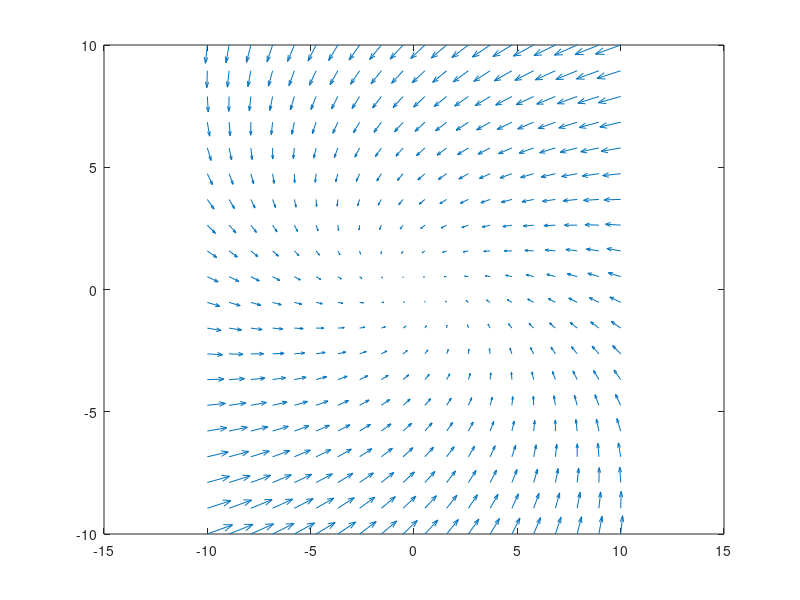
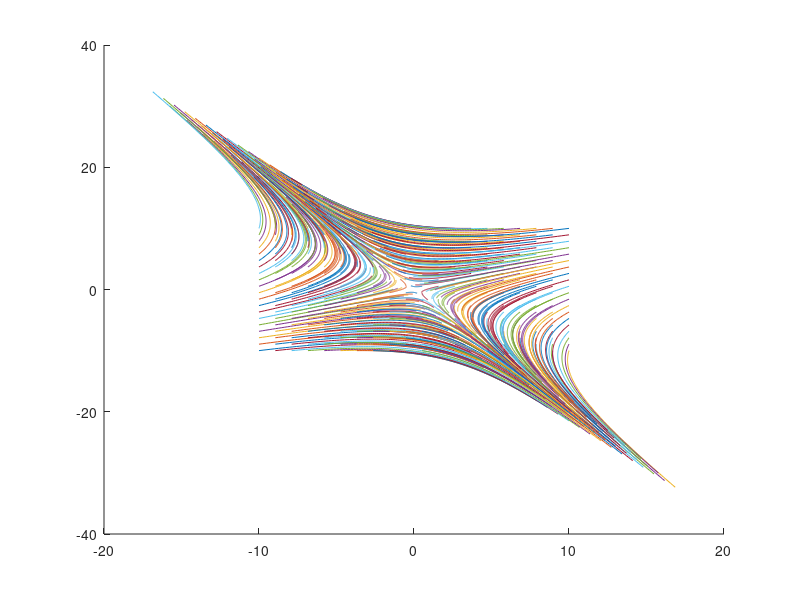
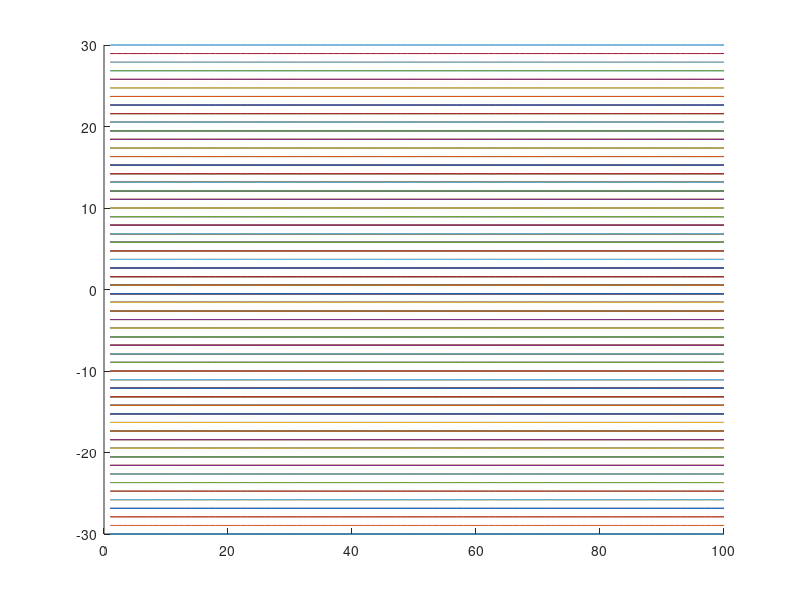

The MATLAB script that drew these images, in order:
%% xdot = Ax 
%% y = Cx

%A = [-1, 1;
%      0, 1]; 
clear;
clc;
close all;


C = [2, 1]; 
Cperp = [-1, 2]'; 

V = [Cperp, C']; 
D = diag([1,-2]);

A = V*D* (V^-1);

numSamples = 20; 
numTSamples = 100; 
tEnd = 1; 

tRange = linspace(0, tEnd, numTSamples); 

x1Range = linspace(-10, 10, numSamples); 
x2Range = linspace(-10, 10, numSamples); 

 

x1Dot = zeros(length(x1Range), length(x2Range) );
x2Dot = zeros(length(x1Range), length(x2Range) ); 

x1Response = zeros( length(tRange), length(x1Range), length(x2Range) ); 
x2Response = x1Response; 
obsResponse = x1Response; 

xdot = @(t,x)(A*x); 
obs = @(x)(C*x);

t = 0; 

for i = 1:length(x1Dot)
    for j = 1:length(x2Dot)
        x = [x1Range(i);x2Range(j)]; 
        xDot = xdot(t,x); 
        x1Dot(i,j) = xDot(1);
        x2Dot(i,j) = xDot(2); 
        
        for timeIdx = 1:length(tRange)
            xResponse = expm(A*tRange(timeIdx))*x; 
            obsResponse(timeIdx, i, j) = obs(x); 
            x1Response(timeIdx, i, j) = xResponse(1);
            x2Response(timeIdx, i, j) = xResponse(2);
        end
        
    end
end

[x1, x2] = meshgrid(x1Range, x2Range);
 
figure(1)
quiver(x1,x2,x1Dot, x2Dot); 

figure(2)
hold on; 
for i = 1:length(x1Range)
    for j = 1:length(x2Range)
        plot(x1Response(:,i,j), x2Response(:,i,j)); 
    end
end
hold off; 

figure(3)
hold on; 
for i = 1:length(x1Range)
    for j = 1:length(x2Range)
        plot(obsResponse(:,i,j)); 
    end
end
hold off; 




